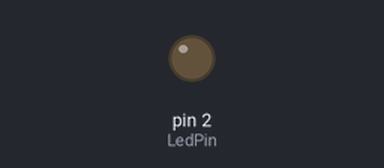
Bench run of a sketch on a simulated Arduino Uno, built with avr-gcc and run on an emulated ATmega328P. Shown: output pins drawn as LEDs (lit = HIGH).

Above: at 0.5 s.
At 5.0 s:
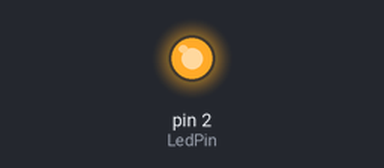
Timing chart, 0 to 6.9 s (numbered marks = the images above):
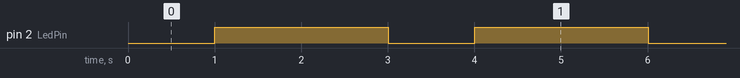

Measured:
- by itself, pin 2 (LedPin): alternates HIGH for 2.0 s and LOW for 1.0 s

The sketch:

_3_BestBlink.ino
```cpp
/*
  Blink with millis function.

  modified 04 Feb 2018
  by Omar Chaaban
*/

const int LedPin = 2;           //Pin connected to the led
long previousMillis = 0;        // will store last time LED was updated


// the setup function runs once when you press reset or power the board
void setup() {
  // initialize digital LedPin variable as an output.
  pinMode(LedPin, OUTPUT);
  digitalWrite(LedPin, 0);
}

// the loop function runs over and over again forever
void loop() {
  blinkMillis(LedPin, 2000, 1000); //Turn On the ledPin for two sec, turn off the led for one sec.
}

//BlinkMillis Function
void blinkMillis(int Pin, long timeHigh, long timeLow) {

  unsigned long currentMillis = millis();           //take the current time
  if (digitalRead(Pin) == LOW) {                            //ask for the actual led state

    if (currentMillis - previousMillis > timeLow) { //When the difference between the current time and the initial/previous time exceeds
      previousMillis = currentMillis;         //the timeLow of the led, it turns it ON
      digitalWrite(Pin, HIGH);
    }
  } else {
    if (currentMillis - previousMillis > timeHigh) { //When the difference between the current time and the initial/previous time exceeds
      previousMillis = currentMillis;           //the timeHigh of the led, it turns it OFF
      digitalWrite(Pin, LOW);
    }
  }

}
```
